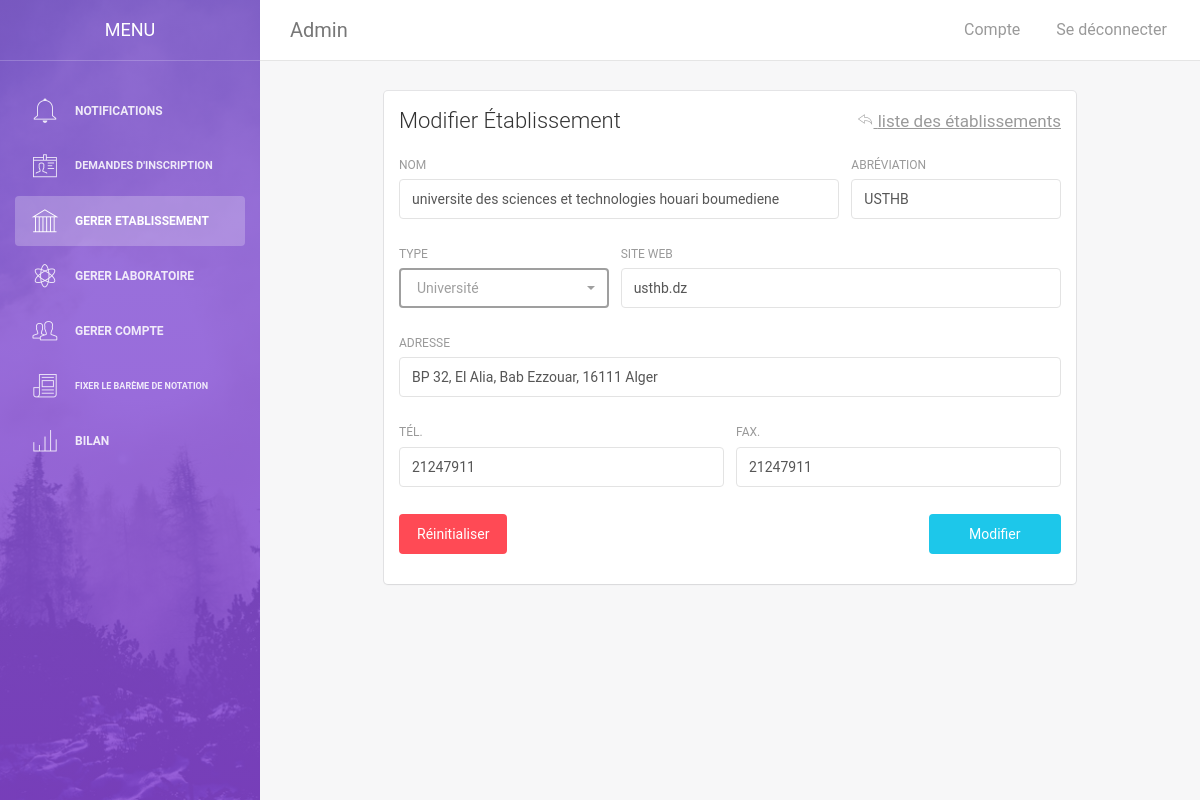
Page /adminModifierEtab.php?modifier=1 (signed in) on the committed database.
### tables this page shows
CREATE TABLE `etablissement` (
  `idetab` int(12) NOT NULL,
  `nom` varchar(255) NOT NULL,
  `abrv` varchar(20) NOT NULL,
  `type` enum('université','centre de recherche') NOT NULL,
  `addresse` varchar(255) NOT NULL,
  `tel` int(12) NOT NULL,
  `fax` int(12) NOT NULL,
  `siteweb` varchar(40) NOT NULL
);

### adminModifierEtab.php (the view, shortened to what this page needs)
<?php
    require_once("config.php");
    if(isset($_GET["modifier"]) && $_GET["modifier"] != ""){
        $idetab = mysqli_real_escape_string($db,$_GET["modifier"]);
        $sql = "SELECT * FROM etablissement WHERE idetab='".$idetab."'";
        if($result = mysqli_query($db,$sql)){
            $row = mysqli_fetch_array($result);
            $nomEtab = $row["nom"];
            $abrvEtab = $row["abrv"];
            $sitewebEtab = $row["siteweb"];
            $addresseEtab = $row["addresse"];
            $telEtab = $row["tel"];
            $faxEtab = $row["fax"];
        }
    }
    else header("location: adminGererEtab.php");
?>
<!doctype html>
<html lang="en">
<head>
    <link href="assets/css/bootstrap.min.css" rel="stylesheet" />
    <link href="assets/css/animate.min.css" rel="stylesheet"/>
    <link href="assets/css/light-bootstrap-dashboard.css?v=1.4.0" rel="stylesheet"/>
    <link href="assets/css/demo.css" rel="stylesheet" />
    <link href="assets/css/pe-icon-7-stroke.css" rel="stylesheet" />
    <link rel="stylesheet" href="assets/select/bootstrap-select.min.css">
</head>
<body>
    <div class="sidebar" data-color="purple" data-image="assets/img/sidebar-5.jpg">
    	<div class="sidebar-wrapper">
            <div class="logo">
                <a href="#" class="simple-text">
                    Menu
                </a>
            </div>
            <ul class="nav">
            <?php
                    require_once('menuAdmin.php');
                ?>
            </ul>
    	</div>
    </div>
    <div class="main-panel">
		<nav class="navbar navbar-default navbar-fixed">
            <div class="container-fluid">
                <div class="navbar-header">
                    <div class="navbar-brand" >Admin</div>
                </div>
                <div class="collapse navbar-collapse">
                    <ul class="nav navbar-nav navbar-left">
                        <li>
                           <a href="">
                            </a>
                        </li>
                    </ul>
                    <ul class="nav navbar-nav navbar-right">
                    <li>
                            <a href="adminCompte.php">
                                <p>Compte</p>
                            </a>
                        </li>
                        <li>
                            <a id="seDeconnecter" href="index.php?logout=1">
                                <p>Se déconnecter</p>
                            </a>
                        </li>
                    </ul>
                </div>
            </div>
        </nav>
        <div style="position:relative; width:80%; left:10%; right:10%;" class="content">
            <div class="container-fluid">
                <div class="card">
                    <div class="header">
                        <h4 class="title">Modifier Établissement
                        <a id="revenir" href="adminGererEtab.php" class="pull-right text-muted"><i class="pe-7s-back"></i> liste des établissements </a> </h4>
                    </div>
                    <div class="content">
                        <form action="" id="mainForm" method="post">
                            <div class="row">
                                <div class="col-md-8">
                                    <div class="form-group">
                                        <label>nom</label>
                                        <input maxlength="255" value="<?php echo $nomEtab;?>" type="text" name="nomEtab" class="form-control" placeholder="Nom de l'établissement" required>
                                    </div>
                                </div>
                                <div class="col-md-4">
                                    <div class="form-group">
                                        <label for="">abréviation</label>
                                        <input maxlength="20" value="<?php echo $abrvEtab;?>" type="text" name="abrvEtab" class="form-control" placeholder="ex: USTHB">
                                    </div>
                                </div>
                            </div>
                            <div class="row">
                                <div class="col-md-4">
                                    <div class="form-group">
                                        <label for="">type</label>
                                    </div>
                                </div>
                                <div class="col-md-8">
                                    <div class="form-group">
                                        <label for="">Site Web</label>
                                        <input maxlength="40" value="<?php echo $sitewebEtab;?>" type="text" name="sitewebEtab"  class="form-control" placeholder="ex: usthb.dz">
                                    </div>
                                </div>
                            </div>
                            <div class="row">
                                <div class="col-md-12">
                                    <div class="form-group">
                                        <label for="">adresse</label>
                                        <input maxlength="255" value="<?php echo $addresseEtab;?>" type="text" name="addresseEtab"  class="form-control" placeholder="Adresse de l'établissement">
                                    </div>
                                </div>
                            </div>
                            <div class="row">
                                <div class="col-md-6">
                                    <div class="form-group">
                                        <label for="">Tél.</label>
                                        <input maxlength="12" value="<?php echo $telEtab;?>" type="text" name="telEtab"  class="form-control" placeholder="Téléphone de l'établissement">
                                    </div>
                                </div>
                                <div class="col-md-6">
                                    <div class="form-group">
                                        <label for="">fax.</label>
                                        <input maxlength="12" value="<?php echo $faxEtab;?>" type="text" name="faxEtab"  class="form-control" placeholder="Fax de l'établissement">
                                    </div>
                                </div>
                            </div>
                            <div class="row">
                                <div class="col-md-12">
                                    <button style="width:20%;" type="submit" class="btn btn-fill btn-info pull-right ">Modifier</button>
                                    <button type="button" id="clearBtn" style="width:auto;" class="btn btn-fill btn-danger pull-left ">Réinitialiser</button>
                                </div>
                            </div>
                        </form>
                    </div>
                </div>
            </div>
        </div>
    </div>
</body>
</html>

### adminModifierEtab.php (style rules this page uses)
#revenir { font-size : 17px; text-decoration : underline; }

### rows in the picture
etablissement: nomEtab "universite des sciences et technologies houari boumediene", abrvEtab "USTHB", sitewebEtab "usthb.dz", addresseEtab "BP 32, El Alia, Bab Ezzouar, 16111 Alger", telEtab "21247911", faxEtab "21247911"
